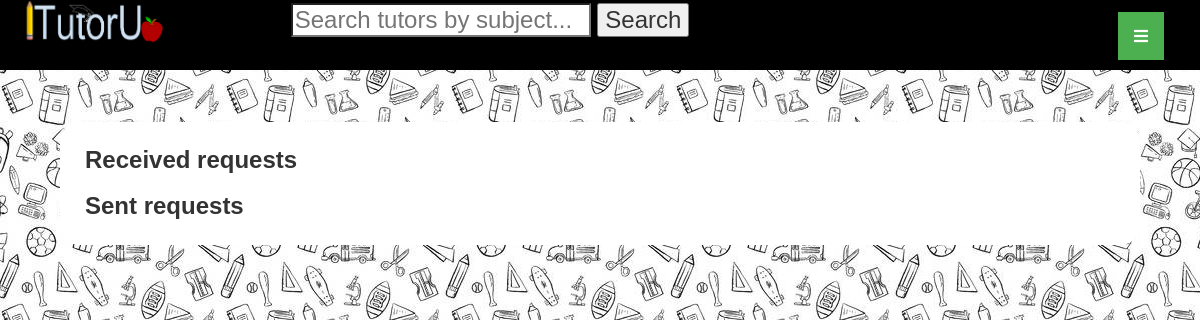
Before: /Request/index (signed in) with the older database file.
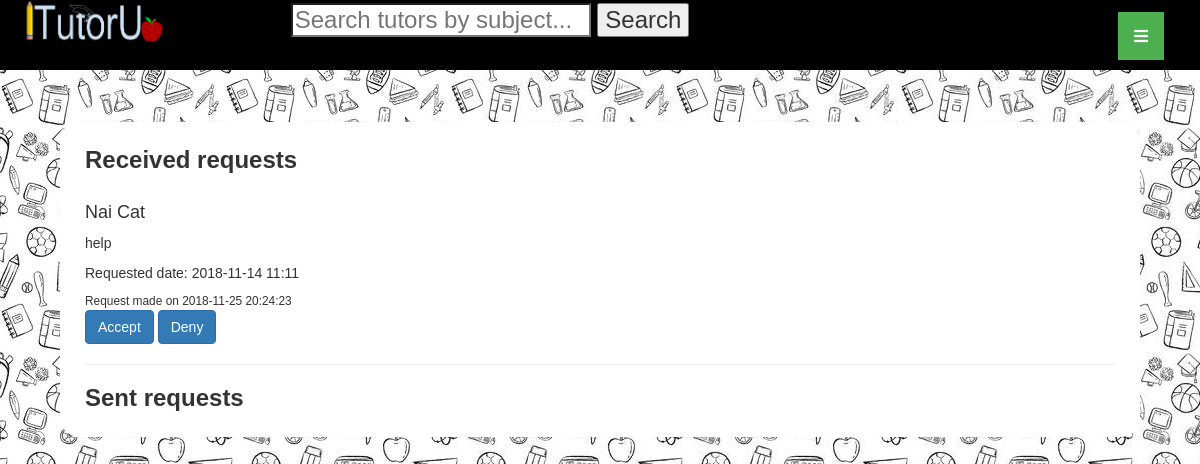
After: the same page with the newer database file.
### tables this page shows
CREATE TABLE `request` (
  `tutorId` int(11) NOT NULL,
  `userId` int(11) NOT NULL,
  `timestamp` timestamp NULL DEFAULT CURRENT_TIMESTAMP ON UPDATE CURRENT_TIMESTAMP,
  `details` varchar(500) DEFAULT NULL,
  `request_date` date DEFAULT NULL,
  `request_time` varchar(6) DEFAULT NULL
);

CREATE TABLE `profile` (
  `userId` int(11) NOT NULL,
  `firstName` varchar(30) NOT NULL,
  `lastName` varchar(30) NOT NULL,
  `profileImagePath` varchar(1024) DEFAULT 'profile_default.jpg',
  `schoolId` int(11) NOT NULL,
  `programId` int(11) NOT NULL
);

### app/controllers/RequestController.php (called while the page is built, shortened)
<?php
class RequestController extends Controller {
	public function index() {
		$user = $this->model('User');
		if($user->isTutor()){
			$request = $this->model('Request');
			$received_requests = $request->getReceivedRequests();
		}
		$this->view('Request/index', ['received_requests'=>$received_requests]);
	}
}
?>

### app/core/App.php (called while the page is built, shortened)
<?php
class App {
	protected $method = 'index';
	public function __construct() {
		$url = $this->parseUrl();
		if(file_exists('app/controllers/' . $url[0] . 'Controller.php')){
			unset($url[0]);
		}
		$this->controller = new $this->controller();
		if(isset($url[1])) {
			if(method_exists($this->controller, $url[1]) ){
				$this->method = $url[1];
			}
			unset($url[1]);
		}
		$this->params = $url ? array_values($url):[];
		call_user_func_array([$this->controller, $this->method], $this->params);
	}
	public function parseUrl() {
		if(isset($_GET['url'])){
			return $url = explode('/', filter_var(rtrim($_GET['url'], '/')), FILTER_SANITIZE_URL);
		}
	}
}
?>

### index.php (called while the page is built, shortened)
<?php
	$app = new App();
?>

### app/models/Request.php (called while the page is built, shortened)
<?php
class Request extends Model
{
	public function getReceivedRequests() {
		$sql = "SELECT * FROM request, profile WHERE request.userId = profile.userId";
		$stmt = self::$_connection->prepare($sql);
		$stmt->execute();
		$stmt->setFetchMode(PDO::FETCH_CLASS, 'Request');
		return $stmt->fetchAll();
	}
}
?>

### app/core/Model.php (called while the page is built, shortened)
<?php
class Model extends ModelCaller
{
	public function __construct() {
		$server = 'localhost';
		$DBName = 'itutorudb';
		$user = 'root';
		$pass = '';
	}
}
?>

### app/core/ModelCaller.php (called while the page is built, shortened)
<?php
class ModelCaller {
	public static function model($model) {
		if(file_exists('app/models/' . $model . '.php')) {
			return new $model();
		}
		else return null;
	}
}
?>

### app/views/Request/index.php (the view, shortened to what this page needs)
<html>
	<head>
		<link rel="stylesheet" href="https://maxcdn.bootstrapcdn.com/bootstrap/3.3.7/css/bootstrap.min.css">
		<link rel="stylesheet" href="../../../css/default_styles.css" type="text/css" />
		<link rel="stylesheet" href="https://use.fontawesome.com/releases/v5.5.0/css/all.css">
	</head>
	<body>
		<?php include_once('app/views/Default/header.php') ?>
			<div class="content_block">
				<h3 style="display:inline"><b>Received requests</b></h3>
				<br/><br/>
				<?php $received_requests = $data['received_requests'] ?>
				<div class="">
					<?php
						foreach($received_requests as $request){
							print("
								<div class='card'>
								  <h4 class=''>$request->firstName $request->lastName</h4>
								  <div class='card-body'>
								    <p class='card-text'>$request->details</p>
								    <p class='card-text'>Requested date: $request->request_date $request->request_time</p>
								    <small>Request made on $request->timestamp</small><br/>
								    <a href='' class='btn btn-primary'>Accept</a>
								    <a href='' class='btn btn-primary'>Deny</a>
								  </div>
								</div><hr/>");
							}
					?>
				</div>
				<h3 style="display:inline"><b>Sent requests</b></h3>
			</div>
	</body>
</html>

Changed rows visible on the page:
added request: profile.firstName "Nai", profile.lastName "Cat", details "help", request_date "2018-11-14", request_time "11:11", timestamp "2018-11-25 20:24:23"
